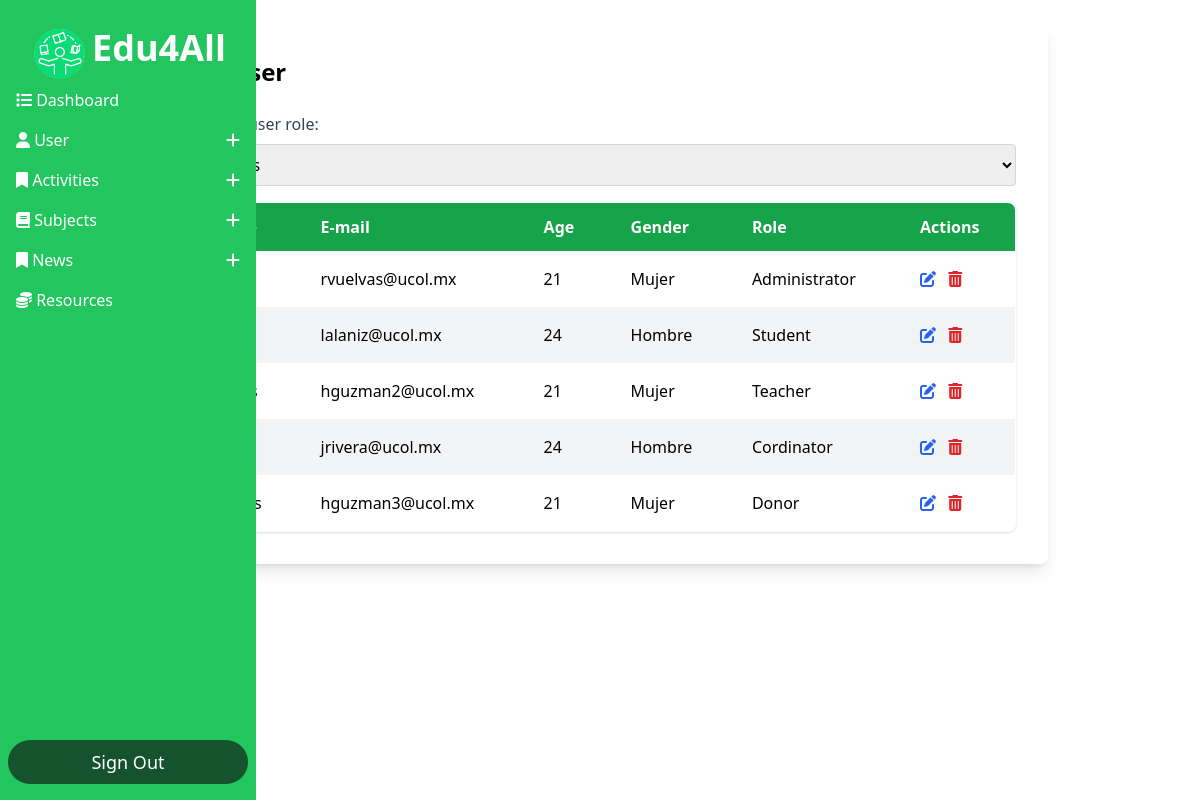
Before: /Dashboard_Admin/dashboard.php?action=listar_usuarios (signed in) with the older database file.
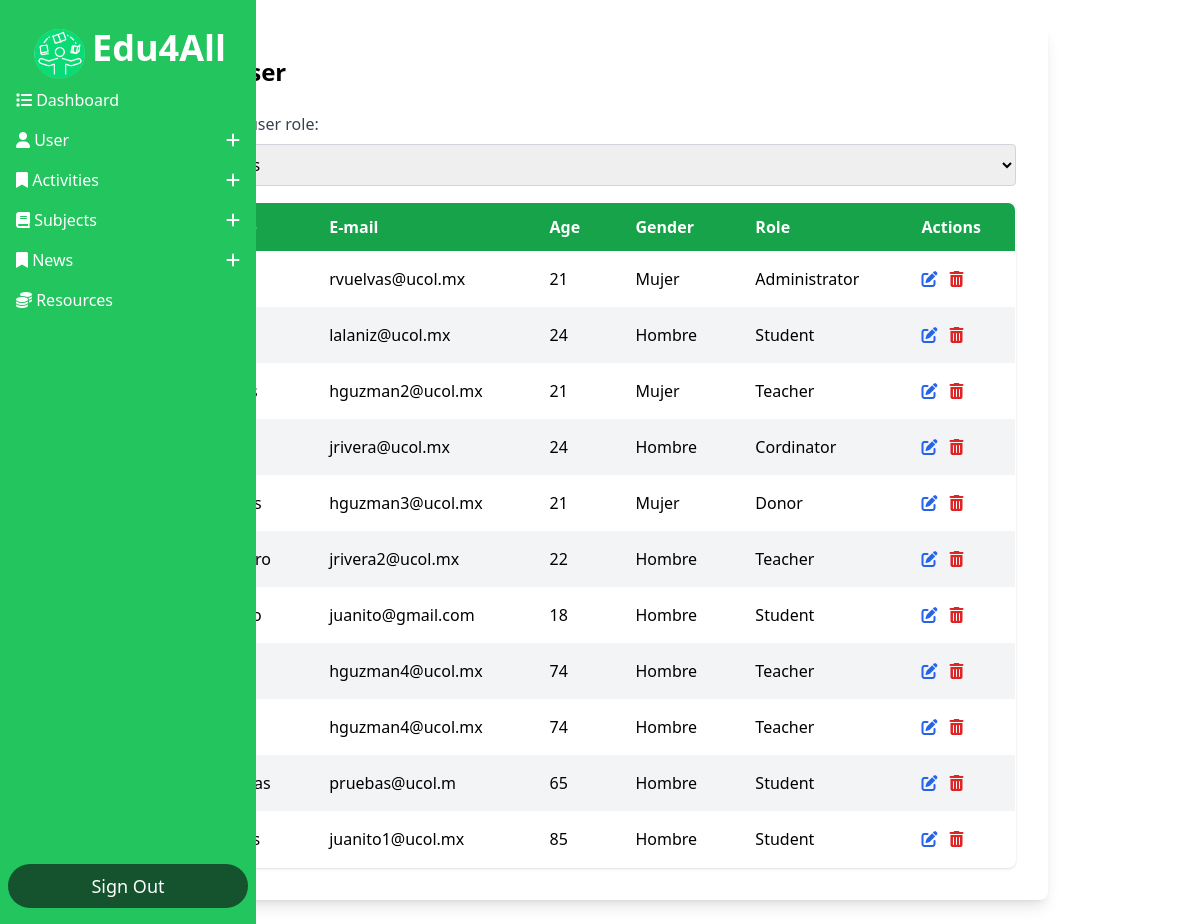
After: the same page with the newer database file.
### tables this page shows
CREATE TABLE `usuarios` (
  `id` int(11) NOT NULL,
  `nombre` varchar(100) DEFAULT NULL,
  `correo` varchar(100) DEFAULT NULL,
  `password` varchar(10) NOT NULL,
  `genero` varchar(10) DEFAULT NULL,
  `edad` int(11) DEFAULT NULL,
  `tipo_usuario` varchar(50) DEFAULT NULL,
  `fecha_nac` date NOT NULL
);

### Dashboard_Admin/manejo_sesiones.php (called while the page is built, shortened)
<?php
    include '../Conexion/contacto.php';
    $showForm3 = isset($_GET['action']) && $_GET['action'] == 'listar_usuarios';
?>

### Conexion/conexion.php (called while the page is built, shortened)
<?php
	class Conexion
	{
		private $host='localhost';
		private $usuario='root';
		private $password = '';
		private $base='escuela';
		public $sentencia;
		private $conexion;
		private function abrir_conexion(){
			$this->conexion = new mysqli($this->host,$this->usuario,$this->password,$this->base);
		}
		public function obtener_sentencia(){
			$result = $this->conexion->query($this->sentencia);
			return $result;
		}
	}
?>

### Conexion/contacto.php (called while the page is built, shortened)
<?php
    include ("conexion.php");
    class Contacto extends Conexion {
        public function consultar(){
            $this->sentencia = "SELECT * FROM usuarios";
            $result = $this->obtener_sentencia();
            return $result;
        }
    }
?>

### Dashboard_Admin/listausuarios.php (the view, shortened to what this page needs)
<?php
require_once("../Conexion/contacto.php");
$obj = new Contacto();
$tipo_usuario = isset($_POST['tipo_usuario']) ? $_POST['tipo_usuario'] : '';
if ($tipo_usuario !== '') {
    $resultado = $obj->consultaxtipo($tipo_usuario);
} else {
    $resultado = $obj->consultar();
}
?>
<div class="max-w-4xl mx-auto bg-white p-8 rounded-lg shadow-lg">
    <h1 class="text-2xl font-bold mb-6">List user</h1>
    <form method="POST" class="mb-4" id="filterForm">
        <label for="tipo_usuario" class="block mb-2 text-gray-700">Filter by user role:</label>
        <select name="tipo_usuario" id="tipo_usuario" class="block w-full p-2 border border-gray-300 rounded" onchange="document.getElementById('filterForm').submit();">
            <option value="">All Roles</option>
        </select>
    </form>
    <table class="min-w-full table-auto border-collapse border border-gray-300 rounded-lg overflow-hidden shadow">
        <thead>
            <tr class="bg-green-600 text-white">
                <th class="px-6 py-3 text-left">Name</th>
                <th class="px-6 py-3 text-left">E-mail</th>
                <th class="px-6 py-3 text-left">Age</th>
                <th class="px-6 py-3 text-left">Gender</th>
                <th class="px-6 py-3 text-left">Role</th>
                <th class="px-6 py-3 text-left">Actions</th>
            </tr>
        </thead>
        <tbody>
            <?php while ($registro = $resultado->fetch_assoc()): ?>
                <tr class="even:bg-gray-100 hover:bg-gray-200">
                    <td class="px-6 py-4"><?php echo htmlspecialchars($registro["nombre"]); ?></td>
                    <td class="px-6 py-4"><?php echo htmlspecialchars($registro["correo"]); ?></td>
                    <td class="px-6 py-4"><?php echo htmlspecialchars($registro["edad"]); ?></td>
                    <td class="px-6 py-4"><?php echo htmlspecialchars($registro["genero"]); ?></td>
                    <td class="px-6 py-4"><?php echo htmlspecialchars($registro["tipo_usuario"]);?></td>
                    <td class="px-6 py-4">
                        <form action="" method="POST" style="display:inline;">
                            <button type="submit" name="modificarBtn" class="relative group text-blue-600 hover:text-blue-800 mr-2">
                                <i class="fas fa-edit"></i>
                            </button>
                        </form>
                        <a href="#" onclick="mostrarModal(<?php echo $registro['id']; ?>)" class="relative group text-red-600 hover:text-red-800">
                            <i class="fas fa-trash-alt"></i>
                        </a>
                    </td>
                </tr>
            <?php endwhile; ?>
        </tbody>
    </table>
</div>

### Dashboard_Admin/dashboard.php (shortened to what this page needs)
<?php
    include 'manejo_sesiones.php';
?>
<!DOCTYPE html>
<html lang="es">
<head>
    <script src="https://cdn.tailwindcss.com"></script>
    <link rel="stylesheet" href="https://cdnjs.cloudflare.com/ajax/libs/font-awesome/6.0.0-beta3/css/all.min.css">
</head>
<body>
    <div class="flex flex-row">
        <?php
            include 'menu.php';
        ?>
        <main class="flex-1 p-6">
            <?php
                if ($showForm3):
                    include 'listausuarios.php';
                endif;
            ?>
        </main>
    </div>
</body>
</html>

### Dashboard_Admin/menu.php (shortened to what this page needs)
<div class="flex flex-col bg-green-500 fixed h-screen justify-between w-64 py-4 px-2">
    <div class="flex items-center text-white text-3xl px-5">
    <div class="flex-shrink-0">
        <img class="w-18 h-16 rounded-full"
             src="../SRC/logoblanco1.png"
             alt="Logo Edu4All">
    </div>
    <b class="ml-0 text-4xl">Edu4All</b>
</div>
    <div class="flex flex-col flex-auto">
        <div class="p-2 hover:bg-green-700 rounded-md transition duration-500 ease-in-out">
            <a href="?action=dashboard" class="flex flex-row space-x-3">
                <h4 class="text-white hover:text-black">
                    <i class="fa-solid fa-list"></i>
                    Dashboard
                </h4>
            </a>
        </div>
        <div class="p-2 hover:bg-green-700 rounded-md transition duration-500 ease-in-out">
            <button id="toggleUsuarios" class="flex flex-row items-center justify-between w-full focus:outline-none">
                <span class="text-white hover:text-black">
                    <i class="fa-solid fa-user"></i>
                    User
                </span>
                <span id="iconUsuarios" class="text-white">
                    <i class="fa fa-plus"></i>
                </span>
            </button>
        </div>
        <div class="p-2 hover:bg-green-700 text-white rounded-md transition duration-500 ease-in-out">
            <button id="toggleActividades" class="flex flex-row items-center justify-between w-full focus:outline-none">
                <span class="text-white hover:text-black">
                    <i class="fa-solid fa-bookmark"></i>
                    Activities
                </span>
                <span id="iconActividades" class="text-white">
                    <i class="fa fa-plus"></i>
                </span>
            </button>
        </div>
        <div class="p-2 hover:bg-green-700 text-white rounded-md transition duration-500 ease-in-out">
            <button id="toggleMaterias" class="flex flex-row items-center justify-between w-full focus:outline-none">
                <span class="text-white hover:text-black">
                    <i class="fa-solid fa-book"></i>
                    Subjects
                </span>
                <span id="iconMaterias" class="text-white">
                    <i class="fa fa-plus"></i>
                </span>
            </button>
        </div>
        <div class="p-2 hover:bg-green-700 text-white rounded-md transition duration-500 ease-in-out">
            <button id="togglenoticias" class="flex flex-row items-center justify-between w-full focus:outline-none">
                <span class="text-white hover:text-black">
                <i class="fa-solid fa-bookmark"></i>
                News
                </span>
                <span id="iconNoticias" class="text-white">
                <i class="fa fa-plus"></i>
                </span>
            </button>
        </div>
        <div class="p-2 hover:bg-green-700 rounded-md transition duration-500 ease-in-out">
            <a href="#" class="flex flex-row space-x-3">
                <h4 class="text-white hover:text-black">
                    <i class="fa-solid fa-coins"></i>
                    Resources
                </h4>
            </a>
        </div>
    </div>
    <div class="flex flex-col">
        <a class="rounded-full bg-green-900 py-2 text-white text-lg hover:bg-green-700 text-center" href="../logins/logout.php">Sign Out</a>
    </div>
</div>

Changed rows visible on the page:
added usuarios: correo "jrivera2@ucol.mx", edad "22", genero "Hombre", tipo_usuario "Teacher"
added usuarios: correo "juanito@gmail.com", edad "18", genero "Hombre", tipo_usuario "Student"
added usuarios: correo "hguzman4@ucol.mx", edad "74", genero "Hombre", tipo_usuario "Teacher"
added usuarios: correo "hguzman4@ucol.mx", edad "74", genero "Hombre", tipo_usuario "Teacher"
added usuarios: correo "pruebas@ucol.m", edad "65", genero "Hombre", tipo_usuario "Student"
added usuarios: correo "juanito1@ucol.mx", edad "85", genero "Hombre", tipo_usuario "Student"
